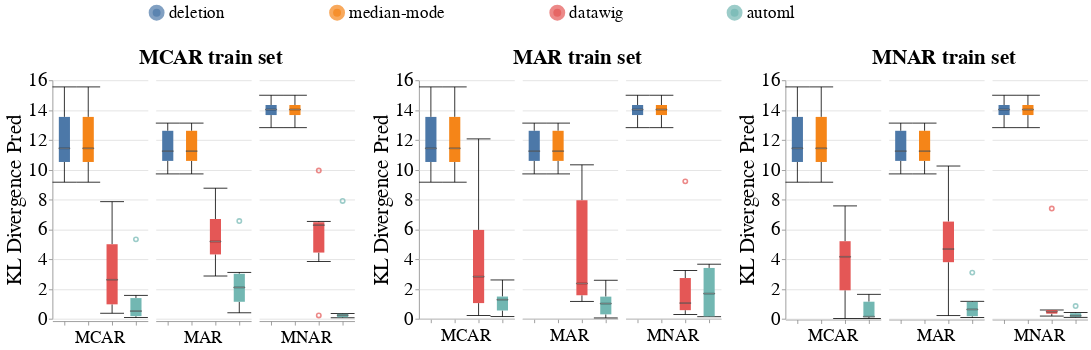

The code cell stored with this chart in its notebook:
### Code cell
# Categorical
create_box_plots_for_diff_imputers(dataset_name=DATASET_NAME,
                                   column_name='employment-since',
                                   metric_name='kl_divergence_pred',
                                   db_client=db_client,
                                   without_dummy=True)
